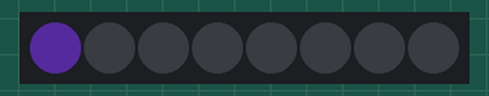
Bench run of a program on a simulated Raspberry Pi (BCM pin numbers) with a Blinkt!. Shown: 8 RGB LEDs in strip order, left to right. Dim RGB values are drawn brighter than linear; random numbers come from a fixed seed.

Above: at 0.05 s.
At 5.01 s:
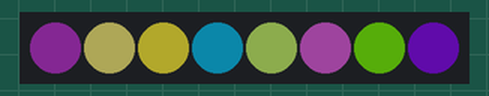
At 10.07 s:
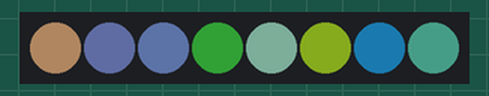
At 19.99 s:
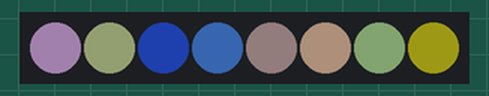
At 29.8 s:
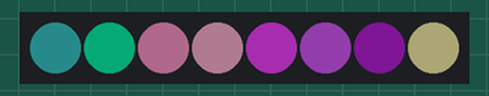
At 39.94 s:
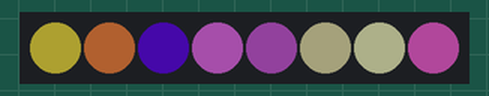
Timing chart, 0 to 40.0 s (numbered marks = the images above):
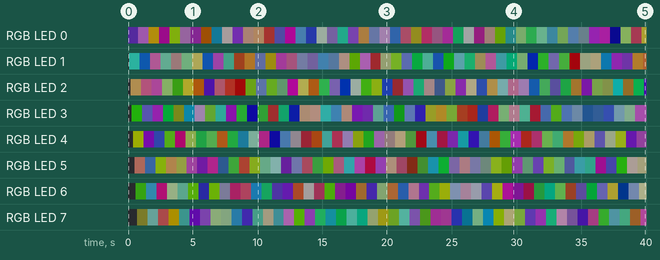

The program:

example01.py
```python
from blinkt import set_pixel, show
from random import randint
from time import sleep

def randv(): return randint(0, 255)

while True:
    for pixel in range(8):
        r = randv()
        g = randv()
        b = randv()
        set_pixel(pixel, r, g, b)
        show()
        sleep(0.1)
```

Measured:
- by itself, RGB LED 7: off → RGB(3, 3, 1) at 0.71 s, → RGB(22, 35, 33) 0.81 s later, → RGB(46, 20, 20) 0.81 s later, → RGB(48, 40, 0) 0.81 s later, … (49 changes in this stretch)
- by itself, RGB LED 0: off → RGB(16, 8, 30) at 0.00 s, → RGB(45, 25, 49) 0.81 s later, → RGB(58, 46, 4) 0.81 s later, → RGB(27, 2, 24) 0.81 s later, … (50 changes in this stretch)
